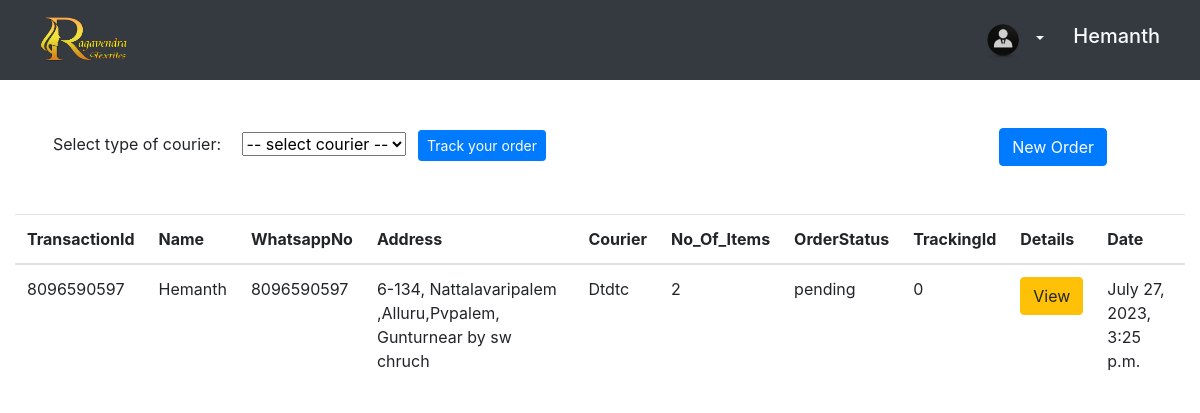
The app's page /orders/ (signed in) with its own data.
### ragavendra_store/models.py (models this page shows, shortened)
class Orders(models.Model):
    OrderID = models.AutoField(primary_key=True)
    Name  = models.CharField(max_length=30,null=True, blank=True)
    WhatsappNo = models.IntegerField(null=True, blank=True)
    ContactNo = models.IntegerField(null=True, blank=True)
    Address = models.CharField(max_length=250, blank=False)
    street_name = models.CharField(max_length=255,null=True, blank=True)
    city = models.CharField(max_length=255,null=True, blank=True)
    state = models.CharField(max_length=255,null=True, blank=True)
    postal_code = models.CharField(max_length=10,null=True, blank=True)
    Courier = models.CharField(max_length=30, blank=False)
    TransactionId = models.CharField(max_length=25,default=0,null=True, blank=True)
    TrackingId = models.CharField(max_length=10,default=0,null=True, blank=True)
    No_Of_Items = models.IntegerField(null=True, blank=True)
    item_color = models.CharField(max_length=10,null=True, blank=True)
    item_size = models.CharField(max_length=10,null=True, blank=True)
    file = models.FileField()
    STATUS_CHOICES = (
        ('Pending', 'Pending'),
        ('Approved', 'Approved'),
        ('Rejected', 'Rejected'),
        ('Production', 'Production'),
        ('Out of Delivery', 'Out of Delivery'),
        ('completed', 'completed'),
    )
    OrderStatus = models.CharField(max_length=20, choices=STATUS_CHOICES, default='pending')
    Date = models.DateTimeField(default=datetime.now())
    user = models.ForeignKey(User, on_delete=models.CASCADE, default=1)

### ragavendra_store/views.py (the view, shortened to what this page needs)
# urls.py: path('orders/',orders, name='orders'),
@login_required
def orders(request):
    tracking_id = ''
    unique_orders = []
    orders_list = Orders.objects.filter(user=request.user).values_list('TransactionId', flat=True).distinct()
    for transaction_id in orders_list:
        order = Orders.objects.filter(user=request.user, TransactionId=transaction_id).first()
        unique_orders.append(order)
    view_orders_list = Orders.objects.all()
    oUser_INFO = User_info.objects.filter(userid = request.user.id)
    oUser = User_info.objects.filter(userid = request.user.id).first()
    profile_data = User_info.objects.filter(userid=request.user.id).values()
    profile_json = json.dumps(list(profile_data))
    x = oUser_INFO
    return render(request ,"static_pages/orders.html" ,{"orders_list":unique_orders,"view_orders_list":view_orders_list,'profile':oUser_INFO,"profile_json": profile_json,'active_user':oUser})

### templates/static_pages/orders.html (shortened to what this page needs)
{% extends 'static_pages/base.html' %}
{% load static %}
{% block content %}
  <nav class="navbar navbar-expand-lg navbar-dark bg-dark">
    <div class="container-fluid px-2 px-md-4">
        <div class="navbar-brand">
          <img src="{% static 'images/logo-removebg-preview.png'%}" alt="" height="50" width="90">
        </div>
        <div class="d-flex align-items-center">
            <div class="dropdown mr-3">
                <button class="btn btn-transparent text-light dropdown-toggle" type="button" id="dropdownMenuButton" data-toggle="dropdown" aria-haspopup="true" aria-expanded="false">
                    <img src="{% static 'images/profile-icon.png' %}" class="profile-img" alt="IMG">
                </button>
            </div>
            <h5 class="text-light">{{ request.user.first_name }}</h5>
        </div>
    </div>
</nav>
   <div class="container d-flex" style="display: flex;justify-content: space-between;align-items: center;">
    <diV>
    <label for="courier" class="mx-2">Select type of courier:</label>
    <select name="courier" id="courier" class="mx-2">
      <option value="" selected> -- select courier -- </option>
    </select>
    <button class="btn btn-primary btn-sm" onclick="SelectedOption()">Track your order</button>
  </diV>
    <div class="d-flex justify-content-end mt-5 mb-5 px-5">
        <button class="btn btn-primary" data-toggle="modal" data-target="#staticBackdrop">New Order</button>
    </div>
  </div>
  <div class="container-fluid">
    <div class="table-responsive">
        <table class="table table-hover">
            <thead>
                <tr>
                    <th scope="col">TransactionId</th>
                    <th scope="col">Name</th>
                    <th scope="col">WhatsappNo</th>
                    <th scope="col">Address</th>
                    <th scope="col">Courier</th>
                    <th scope="col">No_Of_Items</th>
                    <th scope="col">OrderStatus</th>
                    <th scope="col">TrackingId</th>
                    <th scope="col">Details</th>
                    <th scope="col">Date</th>
                </tr>
            </thead>
            <tbody>
                {% for item in orders_list %}
                    <tr>
                        <td>{{ item.TransactionId }}</td>
                        <td>{{ item.Name }}</td>
                        <td>{{ item.WhatsappNo }}</td>
                        <td>{{ item.Address }}</td>
                        <td>{{ item.Courier }}</td>
                        <td>{{ item.No_Of_Items }}</td>
                        <td>{{ item.OrderStatus }}</td>
                        <td>{{ item.TrackingId }}</td>
                        <td>
                            <button class="btn btn-warning" data-toggle="modal" data-target="#viemyorders{{ item.TransactionId }}">View</button>
                        </td>
                        <td>{{ item.Date }}</td>
                    </tr>
                {% endfor %}
            </tbody>
        </table>
    </div>
</div>
{% endblock %}

### templates/static_pages/base.html (shortened to what this page needs)
{% load static %}
<!DOCTYPE html>
<html lang="en">
<head>
	<link rel="stylesheet" type="text/css" href="{% static 'vendor/bootstrap/css/bootstrap.min.css' %}">
	<link rel="stylesheet" type="text/css" href="{fonts/font-awesome-4.7.0/css/font-awesome.min.css' %}">
	<link rel="stylesheet" type="text/css" href="{% static 'vendor//animate/animate.css' %}">
	<link rel="stylesheet" type="text/css" href="{% static 'vendor//css-hamburgers/hamburgers.min.css' %}">
	<link rel="stylesheet" type="text/css" href="{% static 'vendor//select2/select2.min.css' %}">
  <link rel="stylesheet" type="text/css" href="{% static 'css/style.css' %}">
<link
    rel="stylesheet"
    href="https://cdnjs.cloudflare.com/ajax/libs/animate.css/4.1.1/animate.min.css"
  />
	<link rel="stylesheet" type="text/css" href="{% static 'css/util.css' %}">
	<link rel="stylesheet" type="text/css" href="{% static 'css/main.css' %}">
    <link rel="stylesheet" href="https://cdn.jsdelivr.net/npm/bootstrap@4.5.3/dist/css/bootstrap.min.css">
</head>
<body>
    {% block content %}
    {% endblock %}
</body>
</html>

### static_files/css/main.css (style rules this page uses)
* { margin: 0px; padding: 0px; box-sizing: border-box; }
body, html { height: 100%; font-family: Poppins-Regular, sans-serif; }
h1,h2,h3,h4,h5,h6 { margin: 0px; }
button { outline: none !important; border: none; background: transparent; }

### records on screen
Orders: TransactionId "8096590597", Name "Hemanth", WhatsappNo "8096590597", Address "6-134, Nattalavaripalem ,Alluru,Pvpalem, Gunturnear by sw chruch", Courier "Dtdtc", No_Of_Items "2", OrderStatus "pending", TrackingId "0", Date "July 27, 2023, 3:25 p.m."

### other values on screen
{{ request.user.first_name }} "Hemanth"
